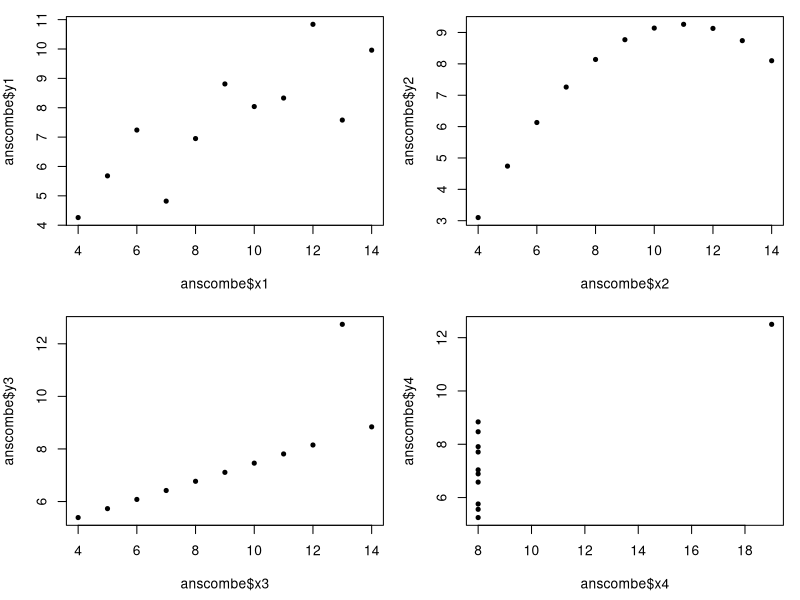
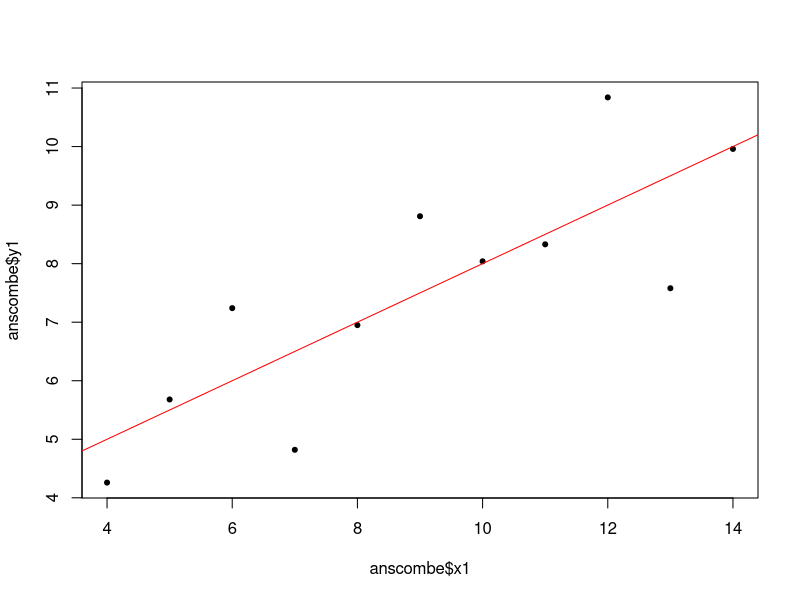
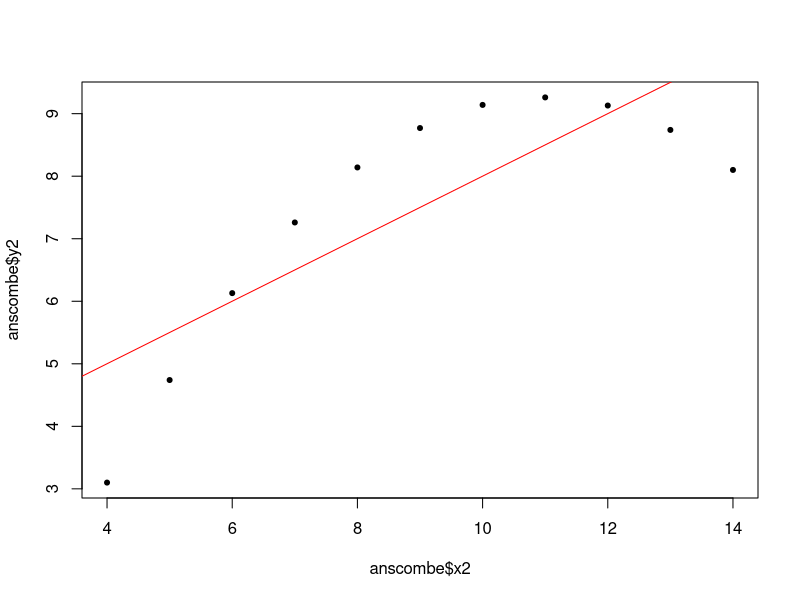
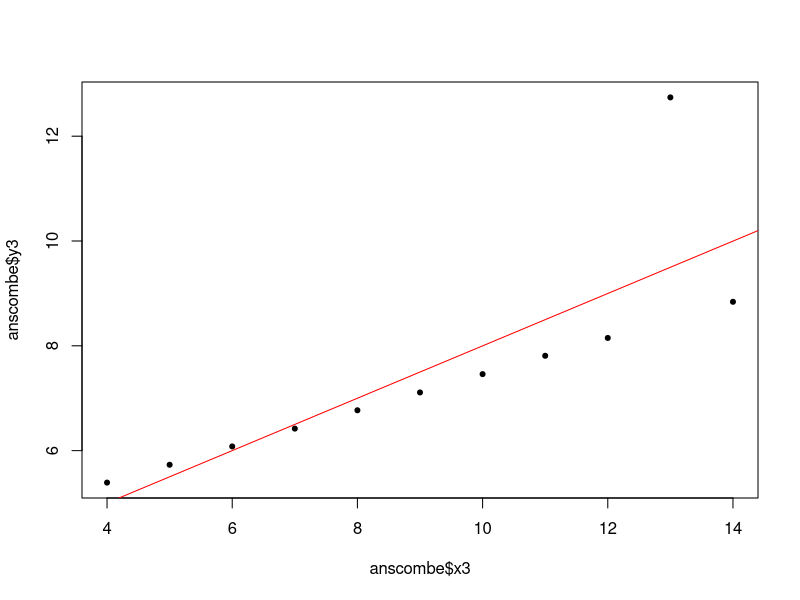
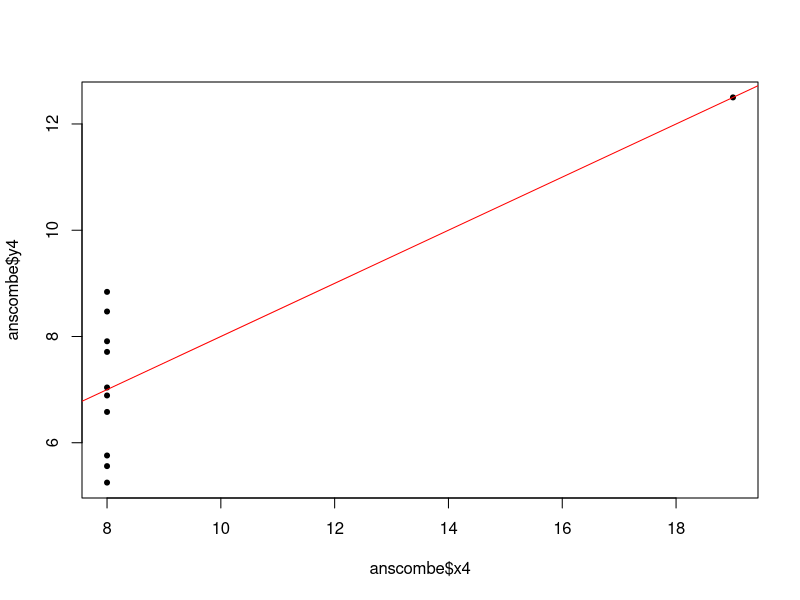

Source code (R) for these figures, in order:
# Laboratorio 5
# 21/09/22
# Jorge Iván Garza Aldape

# Ejercicio 1: El cuarteto de Anscombe

op = par(mfrow = c(2, 2), mar = c(4.5, 4, 1, 1))
plot(anscombe$x1, anscombe$y1, pch = 20)
plot(anscombe$x2, anscombe$y2, pch = 20)
plot(anscombe$x3, anscombe$y3, pch = 20)
plot(anscombe$x4, anscombe$y4, pch = 20)
par(op)

# Coeficiente de correlación


# Conjunto 1

conjunto1 <- matrix(0,length(anscombe$x1),2)
colnames(conjunto1) <- (c("x","y"))
conjunto1[,1] <- anscombe$x1
conjunto1[,2] <- anscombe$y1
conjunto1

# Lineal Model (lm)
con1.lm <- lm(anscombe$y1~anscombe$x1)

plot(anscombe$x1, anscombe$y1, pch = 20)
abline(con1.lm, col="red")

# Examinar la relación que existe entre dos muestras mediante una correlación.
# R= Es una correlacion lineal simple.
# Explore los datos gráficamente y explique.
# R= Es una correlacion positiva.
# Establezca la Hipótesis nula y la Hipótesis alternativa.
# R= Hipótesis nula: No hay una correlacion significativa.
# R= Hipótesis alternativa: hay una correlacion significativa.
# Aplique las pruebas correspondientes.

# Prueba de zafiro
shapiro.test(anscombe$x1) #Los datos tienen una distribución normal.

# Coeficientes de correlación (r).
cor.1 <- cor.test(anscombe$x1, anscombe$y1)
cor.1

summary(con1.lm)

# Reporte los datos
# r= 0.8164205
# df= 9
# p-value= 0.00217.
# Hipotesis alternativa: La correlacion es significativa.


# Conjunto 2

conjunto2 <- matrix(0,length(anscombe$x2),2)
colnames(conjunto2) <- (c("x","y"))
conjunto2[,1] <- anscombe$x2
conjunto2[,2] <- anscombe$y2
conjunto2

# Lineal modem (lm)
con2.lm <- lm(anscombe$y2~anscombe$x2)

# Grafica de dispersion del conjunto del conjunto 1
plot(anscombe$x2, anscombe$y2, pch = 20)
abline(con2.lm,col="red")

# Examinar la relación que existe entre dos muestras mediante una correlación.
# R= Es una corelacion no lineal.

# Explore los datos gráficamente y explique.
# R= Es una corelacion no lineal.

# Establezca la Hipótesis nula y la Hipótesis alternativa,
# Hipótesis nula: No existe una correlacion significativa
# Hipótesis alternativa: Existe una corelacion significativa

# Aplique las pruebas correspondientes.

# Prueba de zafiro
shapiro.test(anscombe$x2) #Los datos son normales.

# Coeficientes de correlación (r).
cor.2 <- cor.test(anscombe$x2, anscombe$y2)
cor.2

summary(con2.lm)

# Reporte los datos
# r= 0.8162365
# df= 9
# p-value= 0.002179.
# Hipótesis alternativa: La correlacion es significativa.


# Conjunto 3

conjunto3 <- matrix(0,length(anscombe$x3),2)
colnames(conjunto3) <- (c("x","y"))
conjunto3[,1] <- anscombe$x3
conjunto3[,2] <- anscombe$y3
conjunto3

# Lineal model (lm)
con3.lm <- lm(anscombe$y3~anscombe$x3)

# Grafica de dispersion del conjunto 1
plot(anscombe$x3, anscombe$y3, pch = 20)
abline(con3.lm,col="red")

# Examinar la relación que existe entre dos muestras mediante una correlación.
# R= Es una correlacion lineal simple.

# Explore los datos gráficamente y explique.
# R= Es una correlacion positiva.

# Establezca la Hipótesis nula y la Hipótesis alternativa,
# Hipótesis nula: No existe una correlacion significativa.
# Hipótesis alternativa: Existe una correlacion significativa.

# Aplique las pruebas correspondientes.

# Prueba de zafiro
shapiro.test(anscombe$x3) #Los datos son normales.

# Coeficientes de correlación (r).
cor.3 <- cor.test(anscombe$x3, anscombe$y3)
cor.3

summary(con3.lm)

# Reporte los datos
# r= 0.8164205
# df= 9
# p-value= 0.00217
# Hipótesis alternativa: La correlacion es significativa.


# Conjunto 4

conjunto4 <- matrix(0,length(anscombe$x4),2)
colnames(conjunto4) <- (c("x","y"))
conjunto4[,1] <- anscombe$x4
conjunto4[,2] <- anscombe$y4
conjunto4

# Lineal modem (lm)
con4.lm <- lm(anscombe$y4~anscombe$x4)

# Gráfica de dispersion del conjunto 1
plot(anscombe$x4, anscombe$y4, pch = 20)
abline(con4.lm,col="red")

# Examinar la relación que existe entre dos muestras mediante una correlación.
# R= Es una correlacion no lineal.

# Explore los datos gráficamente y explique.
# R= Es una correlacion no lineal.
# Establezca la Hipótesis nula y la Hipótesis alternativa.
# Hipótesis nula: No existe una correlacion significativa.
# Hipótesis alternativa: Existe una correlacion significativa.

# Aplique las pruebas correspondientes.

# Prueba de zafiro
shapiro.test(anscombe$x4) #Los datos no son normales.

# Coeficientes de correlación (r).
cor.4 <- cor.test(anscombe$x4, anscombe$y4)
cor.4

summary(con4.lm)

# Reporte los datos 
# r = 0.8164205
# df= 9
# p-value= 0.00217
# Hipotesis alternativa: La correlacion es significativa.
